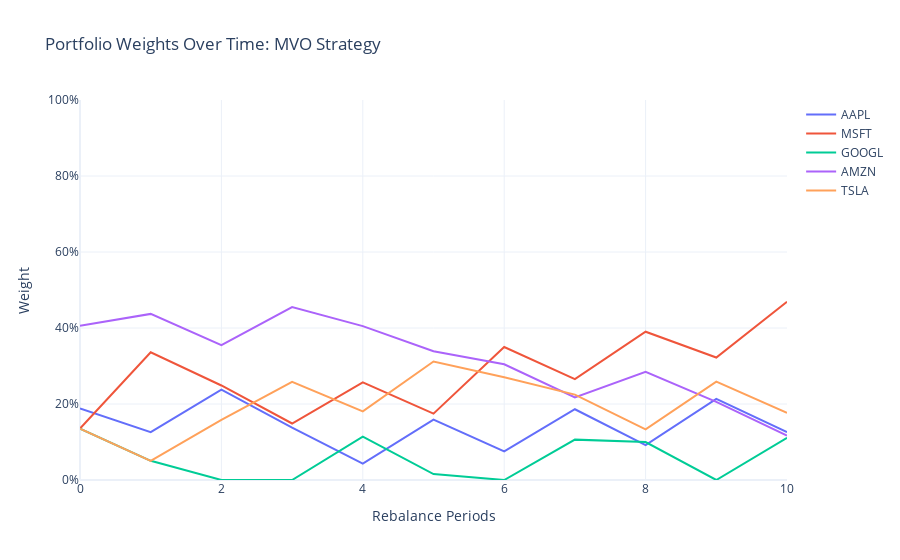

The code cell stored with this chart in its notebook:
### Markdown cell above
### **7.1. Portfolio weights over time**

### Code cell
tickers = asset_returns.columns.tolist() 

CHOSEN_OPTIMIZER = 'MVO'

weights_history = all_weights_history[CHOSEN_OPTIMIZER]

fig = go.Figure()

for i, ticker in enumerate(tickers):
    fig.add_trace(go.Scatter(y=weights_history[:,i], mode='lines', name=ticker))

fig.update_layout(
    title=f"Portfolio Weights Over Time: {CHOSEN_OPTIMIZER} Strategy",
    xaxis_title="Rebalance Periods",
    yaxis_title="Weight",
    yaxis=dict(range=[0, 1], tickformat=".0%"),
    hovermode="x unified",
    template="plotly_white"
)

fig.show()

### Figure 1 — Plotly figure (JSON) as saved in the notebook; plotly's stock layout.template omitted (floating-point values rounded to 4 significant figures)
{"data": [{"mode": "lines", "name": "AAPL", "type": "scatter", "y": [0.1881, 0.1258, 0.2378, 0.1378, 0.04314, 0.159, 0.07528, 0.1862, 0.09202, 0.2133, 0.1259]}, {"mode": "lines", "name": "MSFT", "type": "scatter", "y": [0.1353, 0.3362, 0.2487, 0.1487, 0.2571, 0.1745, 0.35, 0.2656, 0.3902, 0.3224, 0.4693]}, {"mode": "lines", "name": "GOOGL", "type": "scatter", "y": [0.1353, 0.05046, 1.37e-16, 6.576e-17, 0.1141, 0.01564, 3.197e-14, 0.1062, 0.09983, 5.926e-17, 0.1111]}, {"mode": "lines", "name": "AMZN", "type": "scatter", "y": [0.406, 0.4371, 0.355, 0.455, 0.405, 0.3388, 0.3045, 0.2173, 0.2849, 0.2054, 0.1171]}, {"mode": "lines", "name": "TSLA", "type": "scatter", "y": [0.1353, 0.05046, 0.1585, 0.2585, 0.1808, 0.3119, 0.2702, 0.2247, 0.133, 0.2589, 0.1765]}], "layout": {"hovermode": "x unified", "title": {"text": "Portfolio Weights Over Time: MVO Strategy"}, "xaxis": {"title": {"text": "Rebalance Periods"}}, "yaxis": {"range": [0, 1], "tickformat": ".0%", "title": {"text": "Weight"}}}}
